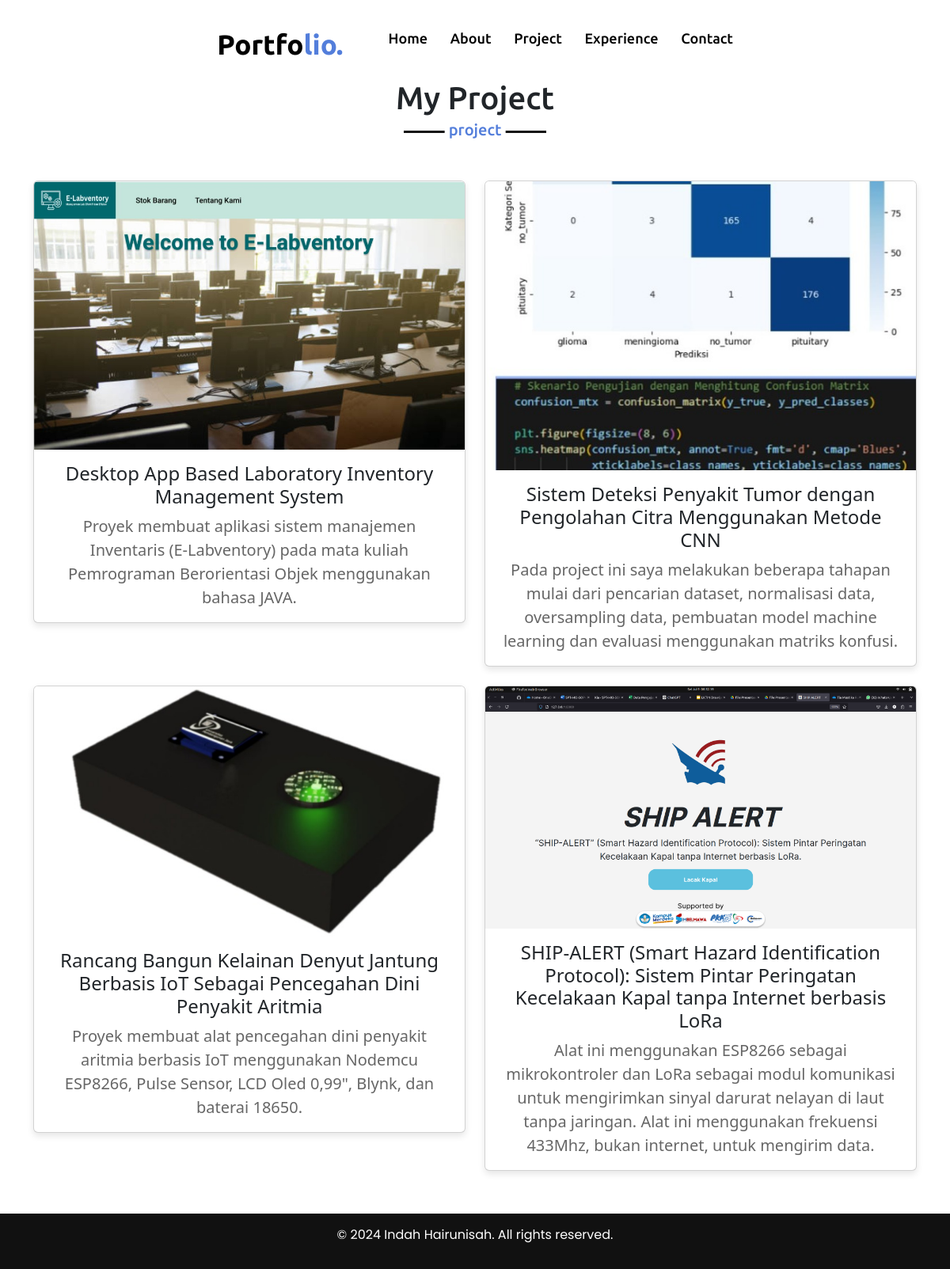
/project.php, run on the app's committed database.
### tables this page shows
CREATE TABLE `projects` (
  `id` int(11) NOT NULL,
  `project_name` varchar(255) NOT NULL,
  `description` text DEFAULT NULL,
  `start_date` year(4) DEFAULT NULL,
  `status` enum('pending','in_progress','completed') DEFAULT 'pending',
  `image` varchar(255) NOT NULL
);

### project.php (the view, shortened to what this page needs)
<?php
include 'db_connect.php';
?>
<!DOCTYPE html>
<html lang="en">
<head>
    <link href="https://cdn.jsdelivr.net/npm/bootstrap@5.3.0-alpha1/dist/css/bootstrap.min.css" rel="stylesheet">
    <link rel="stylesheet" href="style.css">
    <link rel="stylesheet" href="https://cdnjs.cloudflare.com/ajax/libs/font-awesome/5.15.3/css/all.min.css"/>
    <link rel="stylesheet" href="https://cdnjs.cloudflare.com/ajax/libs/OwlCarousel2/2.3.4/assets/owl.carousel.min.css"/>
</head>
<body>
<nav class="navbar">
    <div class="max-width">
        <div class="logo"><a href="#" style="color: black;">Portfo<span>lio.</span></a></div>
        <ul class="menu" style="color: black;">
            <li><a href="home.php" style="color: black;">Home</a></li>
            <li><a href="about.php" style="color: black;">About</a></li>
            <li><a href="project.php" style="color: black;">Project</a></li>
            <li><a href="experience.php" style="color: black;">Experience</a></li>
            <li><a href="contact.php" style="color: black;">Contact</a></li>
        </ul>
</nav>
<section id="portfolios">
<?php
    $sql = "SELECT id,project_name , description ,start_date ,image FROM  projects WHERE id IN (1, 2, 3,4)";
    $result = $conn->query($sql);
      $skillsData = [];
      while ($row = $result->fetch_assoc()) {
          $skillsData[] = [
            'id' => $row['id'],
              'project_name' => htmlspecialchars($row["project_name"]),
              'description' => htmlspecialchars($row["description"]),
              'start_date' => htmlspecialchars($row["start_date"]),
              'image' => htmlspecialchars($row["image"]),
          ];
      }
?>
 <div class="project content container">
    <h2 class="title">My Project</h2>
    <div class="row justify-content-center">
      <?php foreach ($skillsData as $index => $project) { ?>
        <div class="col-lg-6 col-md-6 mb-4">
          <div class="card rounded custom-shadow">
          <img src="<?php echo $project['image']; ?>" class="card-img-top" alt="Portfolio Image"/>
            <div class="card-body">
              <h4 class="card-title"><?php echo $project['project_name']; ?></h4>
              <p class="card-text fs-5">
                <?php echo $project['description']; ?>
              </p>
            </div>
          </div>
        </div>
        <?php if (($index + 1) % 2 == 0) { ?>
          </div><div class="row justify-content-center">
        <?php } ?>
      <?php } ?>
    </div>
</div>
<?php
include 'footer.php';
?>
</body>
</html>

### footer.php
<footer>
    <p>&copy; 2024 Indah Hairunisah. All rights reserved.</p>
</footer>

### style.css (style rules this page uses)
* { margin: 0; padding: 0; box-sizing: border-box; text-decoration: none; }
html { scroll-behavior: smooth; }
section { padding: 100px 0; }
.max-width { max-width: 1300px; padding: 0 80px; margin: auto; }
.about, .Education, .skills, .teams, .contact, footer { font-family: 'Poppins', sans-serif; }
section .title { position: relative; text-align: center; font-size: 40px; font-weight: 500; margin-bottom: 60px; padding-bottom: 20px; font-family: 'Ubuntu', sans-serif; }
section .title::before { content: ''; position: absolute; bottom: 0px; left: 50%; width: 180px; height: 3px; background: #111; transform: translateX(-50%); }
section .title::after { position: absolute; bottom: -8px; left: 50%; font-size: 20px; color: #537edb; padding: 0 5px; background: #fff; transform: translateX(-50%); }
.navbar { position: fixed; width: 100%; z-index: 999; padding: 30px 0; font-family: 'Ubuntu', sans-serif; transition: all 0.3s ease; }
.navbar .max-width { display: flex; align-items: center; justify-content: space-between; }
.navbar .logo a { color: #fff; font-size: 35px; font-weight: 600; }
.navbar .logo a span { color: #537edb; transition: all 0.3s ease; }
.navbar .menu li { list-style: none; display: inline-block; }
.navbar .menu li a { display: block; color: #fff; font-size: 18px; font-weight: 500; margin-left: 25px; transition: color 0.3s ease; }
footer { background: #111; padding: 15px 23px; color: #fff; text-align: center; }

### project.php (style rules this page uses)
.container { max-width: 900px; margin: 0 auto; }
.card { background-color: #ffffff; border-radius: 8px; box-shadow: 0 4px 8px rgba(0, 0, 0, 0.1); transition: box-shadow 0.3s ease, transform 0.3s ease; cursor: pointer; text-align: center; }
.card-title { font-size: 1.5em; color: #333; margin-bottom: 10px; }
.card-text { color: #666; font-size: 1em; }
.custom-shadow { box-shadow: 0 4px 8px rgba(0, 0, 0, 0.1); }
.project .title::after { content: 'project '; }
.content { min-height: calc(100% - 60px); }
footer { background: #111; color: white; text-align: center; padding: 20px; position: fixed; bottom: 0; width: 100%; }
nav a { text-decoration: none; }

### data on the page
projects: image (picture), project_name "Desktop App Based Laboratory Inventory Management System", description "Proyek membuat aplikasi sistem manajemen Inventaris (E-Labventory) pada mata kuliah Pemrograman Berorientasi Objek menggunakan bahasa JAVA."
projects: image (picture), project_name "Sistem Deteksi Penyakit Tumor dengan Pengolahan Citra Menggunakan Metode CNN", description "Pada project ini saya melakukan beberapa tahapan mulai dari pencarian dataset, normalisasi data, oversampling data, pembuatan model machine learning dan evaluasi menggunakan matriks konfusi."
projects: image (picture), project_name "Rancang Bangun Kelainan Denyut Jantung Berbasis IoT Sebagai Pencegahan Dini Penyakit Aritmia", description "Proyek membuat alat pencegahan dini penyakit aritmia berbasis IoT menggunakan Nodemcu ESP8266, Pulse Sensor, LCD Oled 0,99\", Blynk, dan baterai 18650."
projects: image (picture), project_name "SHIP-ALERT (Smart Hazard Identification Protocol): Sistem Pintar Peringatan Kecelakaan Kapal tanpa Internet berbasis LoRa", description "Alat ini menggunakan ESP8266 sebagai mikrokontroler dan LoRa sebagai modul komunikasi untuk mengirimkan sinyal darurat nelayan di laut tanpa jaringan. Alat ini menggunakan frekuensi 433Mhz, bukan internet, untuk mengirim data."
